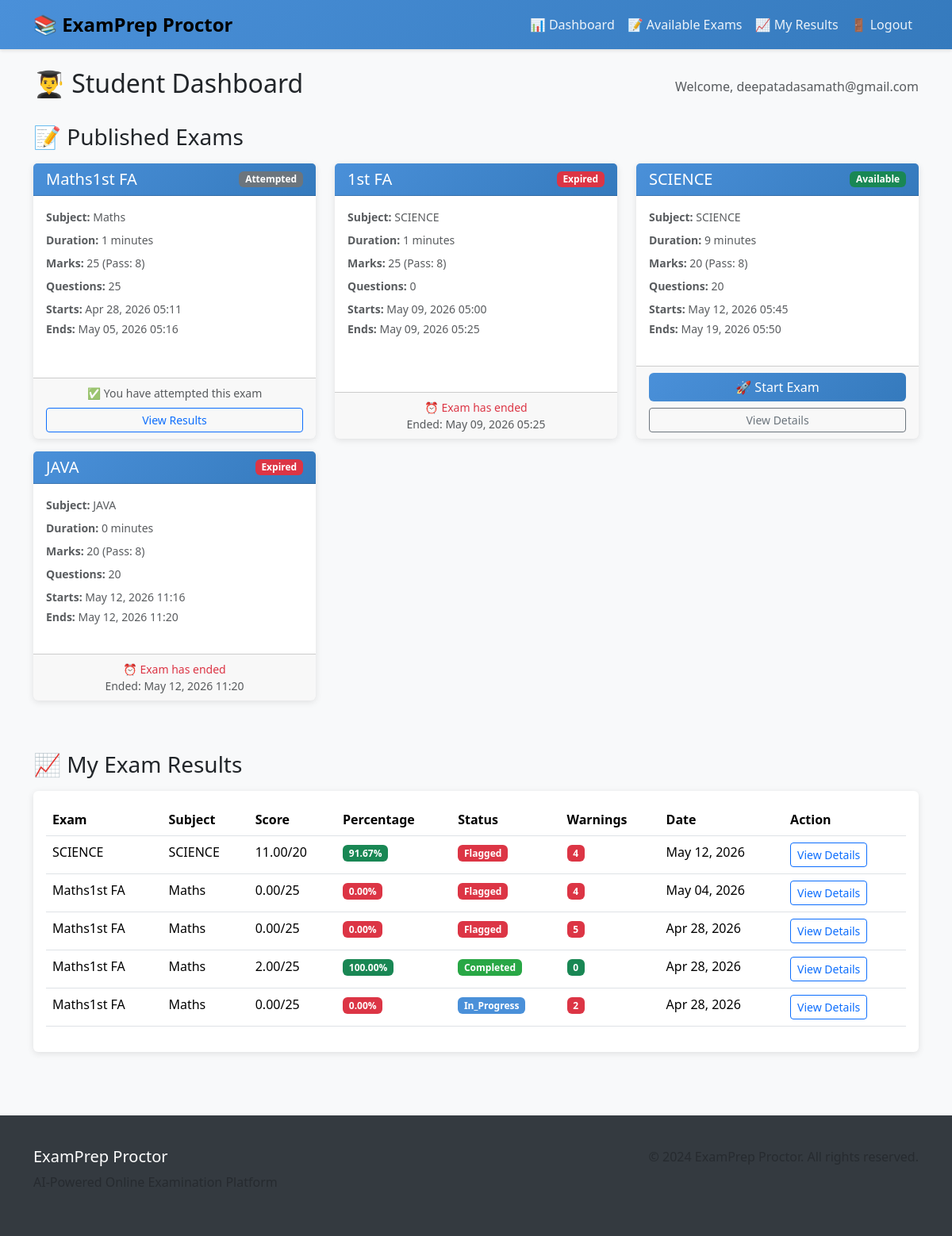
The app's page /student/dashboard/ (signed in) with its own data.
### core/models.py (models this page shows, shortened)
class Exam(models.Model):
    STATUS_CHOICES = [
        ("draft", "Draft"),
        ("published", "Published"),
        ("archived", "Archived"),
    ]
    title = models.CharField(max_length=300)
    subject = models.ForeignKey(Subject, on_delete=models.CASCADE, related_name="exams")
    description = models.TextField(blank=True, null=True)
    duration = models.IntegerField(help_text="Duration in minutes")
    total_marks = models.IntegerField(default=100)
    passing_marks = models.IntegerField()
    start_time = models.DateTimeField()
    end_time = models.DateTimeField()
    instructions = models.TextField(
        blank=True, null=True, help_text="Exam instructions for students"
    )
    status = models.CharField(max_length=10, choices=STATUS_CHOICES, default="draft")
    is_practice_mode = models.BooleanField(
        default=False, help_text="If True, no proctoring and timer"
    )
    created_by = models.ForeignKey(
        User, on_delete=models.CASCADE, related_name="exams_created"
    )
    created_at = models.DateTimeField(auto_now_add=True)
    updated_at = models.DateTimeField(auto_now=True)
    class Meta:
        verbose_name = "Exam"
        verbose_name_plural = "Exams"
        ordering = ["-created_at"]

class Subject(models.Model):
    name = models.CharField(max_length=200, unique=True)
    description = models.TextField(blank=True, null=True)
    code = models.CharField(max_length=20, unique=True)
    created_by = models.ForeignKey(
        User, on_delete=models.CASCADE, related_name="subjects_created"
    )
    created_at = models.DateTimeField(auto_now_add=True)
    class Meta:
        verbose_name = "Subject"
        verbose_name_plural = "Subjects"
        ordering = ["code"]

class StudentExamAttempt(models.Model):
    STATUS_CHOICES = [
        ("in_progress", "In Progress"),
        ("completed", "Completed"),
        ("flagged", "Flagged - Proctoring Violations"),
        ("auto_submitted", "Auto Submitted"),
        ("abandoned", "Abandoned"),
    ]
    student = models.ForeignKey(
        User, on_delete=models.CASCADE, related_name="exam_attempts"
    )
    exam = models.ForeignKey(Exam, on_delete=models.CASCADE, related_name="attempts")
    start_time = models.DateTimeField(auto_now_add=True)
    end_time = models.DateTimeField(null=True, blank=True)
    score = models.DecimalField(max_digits=5, decimal_places=2, null=True, blank=True)
    percentage = models.DecimalField(
        max_digits=5, decimal_places=2, null=True, blank=True
    )
    status = models.CharField(
        max_length=20, choices=STATUS_CHOICES, default="in_progress"
    )
    total_warnings = models.IntegerField(default=0)
    time_taken = models.IntegerField(
        null=True, blank=True, help_text="Time taken in seconds"
    )
    ip_address = models.GenericIPAddressField(null=True, blank=True)
    user_agent = models.TextField(blank=True, null=True)
    created_at = models.DateTimeField(auto_now_add=True)
    class Meta:
        verbose_name = "Student Exam Attempt"
        verbose_name_plural = "Student Exam Attempts"
        ordering = ["-start_time"]

### core/views.py (the view)
# urls.py: path("student/dashboard/", views.student_dashboard, name="student_dashboard"),
@login_required
def student_dashboard(request):
    profile, created = UserProfile.objects.get_or_create(
        user=request.user,
        defaults={"role": "student", "phone": "", "institution": ""}
    )
    if profile.role != "student":
        messages.error(request, "Access denied. Students only.")
        return redirect("core:dashboard")
    now = timezone.now()
    attempts = StudentExamAttempt.objects.filter(student=request.user).values(
        "exam_id", "id"
    )
    exam_to_attempt = {attempt["exam_id"]: attempt["id"] for attempt in attempts}
    attempted_exam_ids = list(exam_to_attempt.keys())
    all_published_exams = (
        Exam.objects.filter(status="published")
        .select_related("subject")
        .order_by("start_time")
    )
    for exam in all_published_exams:
        exam.is_attempted = exam.id in attempted_exam_ids
        exam.is_not_started = exam.start_time > now
        exam.is_expired = exam.end_time < now
        exam.is_available = not exam.is_not_started and not exam.is_expired
        exam.question_count = exam.questions.count()
        exam.attempt_id = exam_to_attempt.get(exam.id)
    my_attempts = (
        StudentExamAttempt.objects.filter(student=request.user)
        .select_related("exam", "exam__subject")
        .order_by("-start_time")
    )
    context = {
        "all_exams": all_published_exams,
        "my_attempts": my_attempts,
        "page_title": "Student Dashboard",
    }
    return render(request, "core/student_dashboard.html", context)

### core/templates/core/student_dashboard.html (shortened to what this page needs)
{% extends 'core/base.html' %}
{% block content %}
<div class="container mt-4">
    <div class="d-flex justify-content-between align-items-center mb-4">
        <h2>👨‍🎓 Student Dashboard</h2>
        <span class="text-muted">Welcome, {{ user.username }}</span>
    </div>
    <div id="available-exams" class="row mb-5">
        <div class="col-12">
            <h3 class="mb-3">📝 Published Exams</h3>
        </div>
        {% if all_exams %}
            {% for exam in all_exams %}
                <div class="col-md-4 mb-3">
                    <div class="card exam-card h-100 {% if exam.is_available %}border-success{% elif exam.is_attempted %}border-secondary{% elif exam.is_expired %}border-danger{% else %}border-warning{% endif %}">
                        <div class="card-header d-flex justify-content-between align-items-center">
                            <h5 class="mb-0">{{ exam.title }}</h5>
                            {% if exam.is_available %}
                                <span class="badge bg-success">Available</span>
                            {% elif exam.is_attempted %}
                                <span class="badge bg-secondary">Attempted</span>
                            {% elif exam.is_not_started %}
                                <span class="badge bg-warning">Not Started</span>
                            {% elif exam.is_expired %}
                                <span class="badge bg-danger">Expired</span>
                            {% endif %}
                        </div>
                        <div class="card-body">
                            <p class="text-muted small mb-2">
                                <strong>Subject:</strong> {{ exam.subject.name }}
                            </p>
                            <p class="text-muted small mb-2">
                                <strong>Duration:</strong> {{ exam.duration }} minutes
                            </p>
                            <p class="text-muted small mb-2">
                                <strong>Marks:</strong> {{ exam.total_marks }} (Pass: {{ exam.passing_marks }})
                            </p>
                            <p class="text-muted small mb-2">
                                <strong>Questions:</strong> {{ exam.question_count }}
                            </p>
                            <p class="text-muted small mb-1">
                                <strong>Starts:</strong> {{ exam.start_time|date:"M d, Y H:i" }}
                            </p>
                            <p class="text-muted small mb-0">
                                <strong>Ends:</strong> {{ exam.end_time|date:"M d, Y H:i" }}
                            </p>
                        </div>
                        <div class="card-footer">
                            {% if exam.is_available %}
                                <div class="d-grid gap-2">
                                    <a href="{% url 'core:exam_instructions' exam.id %}"
                                       class="btn btn-primary">🚀 Start Exam</a>
                                    <a href="{% url 'core:exam_detail' exam.id %}"
                                       class="btn btn-outline-secondary btn-sm">View Details</a>
                                </div>
                            {% elif exam.is_attempted %}
                                <div class="d-grid gap-2">
                                    <span class="text-center text-muted small">✅ You have attempted this exam</span>
                                    <a href="{% url 'core:exam_result' exam.attempt_id %}"
                                       class="btn btn-outline-primary btn-sm">View Results</a>
                                </div>
                            {% elif exam.is_not_started %}
                                <div class="d-grid gap-2">
                                    <a href="{% url 'core:exam_instructions' exam.id %}"
                                       class="btn btn-outline-info">📋 View Instructions</a>
                                    <small class="text-center text-muted">Starts: {{ exam.start_time|date:"M d, Y H:i" }}</small>
                                </div>
                            {% elif exam.is_expired %}
                                <div class="d-grid">
                                    <span class="text-center text-danger small">⏰ Exam has ended</span>
                                    <small class="text-center text-muted">Ended: {{ exam.end_time|date:"M d, Y H:i" }}</small>
                                </div>
                            {% endif %}
                        </div>
                    </div>
                </div>
            {% endfor %}
        {% endif %}
    </div>
    <div id="my-attempts" class="row">
        <div class="col-12">
            <h3 class="mb-3">📈 My Exam Results</h3>
        </div>
        {% if my_attempts %}
            <div class="col-12">
                <div class="card">
                    <div class="card-body">
                        <div class="table-responsive">
                            <table class="table table-hover">
                                <thead>
                                    <tr>
                                        <th>Exam</th>
                                        <th>Subject</th>
                                        <th>Score</th>
                                        <th>Percentage</th>
                                        <th>Status</th>
                                        <th>Warnings</th>
                                        <th>Date</th>
                                        <th>Action</th>
                                    </tr>
                                </thead>
                                <tbody>
                                    {% for attempt in my_attempts %}
                                        <tr>
                                            <td>{{ attempt.exam.title }}</td>
                                            <td>{{ attempt.exam.subject.name }}</td>
                                            <td>
                                                {% if attempt.score is not None %}
                                                    {{ attempt.score }}/{{ attempt.exam.total_marks }}
                                                {% else %}
                                                    -
                                                {% endif %}
                                            </td>
                                            <td>
                                                {% if attempt.percentage is not None %}
                                                    <span class="badge {% if attempt.percentage >= 40 %}bg-success{% else %}bg-danger{% endif %}">
                                                        {{ attempt.percentage }}%
                                                    </span>
                                                {% else %}
                                                    -
                                                {% endif %}
                                            </td>
                                            <td>
                                                <span class="badge badge-{{ attempt.status }}">
                                                    {{ attempt.status|title }}
                                                </span>
                                            </td>
                                            <td>
                                                {% if attempt.total_warnings > 0 %}
                                                    <span class="badge bg-danger">{{ attempt.total_warnings }}</span>
                                                {% else %}
                                                    <span class="badge bg-success">0</span>
                                                {% endif %}
                                            </td>
                                            <td>{{ attempt.start_time|date:"M d, Y" }}</td>
                                            <td>
                                                <a href="{% url 'core:exam_result' attempt.id %}"
                                                   class="btn btn-sm btn-outline-primary">View Details</a>
                                            </td>
                                        </tr>
                                    {% endfor %}
                                </tbody>
                            </table>
                        </div>
                    </div>
                </div>
            </div>
        {% endif %}
    </div>
</div>
{% endblock %}

### core/templates/core/base.html (style rules this page uses)
:root { --primary-color: #4a90d9; --secondary-color: #357abd; --success-color: #28a745; --danger-color: #dc3545; --warning-color: #ffc107; --dark-color: #343a40; --light-bg: #f8f9fa; }
body { font-family: 'Segoe UI', Tahoma, Geneva, Verdana, sans-serif; background-color: var(--light-bg); }
.card { border: none; box-shadow: 0 2px 8px rgba(0,0,0,0.1); margin-bottom: 20px; }
.card-header { background: linear-gradient(135deg, var(--primary-color), var(--secondary-color)); color: white; font-weight: 600; }
.btn-primary { background: linear-gradient(135deg, var(--primary-color), var(--secondary-color)); border: none; }
.exam-card { transition: transform 0.2s, box-shadow 0.2s; }
.badge-completed { background-color: var(--success-color); }
.badge-in_progress { background-color: var(--primary-color); }
.badge-flagged { background-color: var(--danger-color); }

### records on screen
Exam: title "Maths1st FA", shows "Attempted", subject.name "Maths", duration "1", total_marks "25", passing_marks "8", question_count "25", start_time "Apr 28, 2026 05:11", end_time "May 05, 2026 05:16", shows "✅ You have attempted this exam"
Exam: title "1st FA", shows "Expired", subject.name "SCIENCE", duration "1", total_marks "25", passing_marks "8", question_count "0", start_time "May 09, 2026 05:00", end_time "May 09, 2026 05:25"
Exam: title "SCIENCE", shows "Available", subject.name "SCIENCE", duration "9", total_marks "20", passing_marks "8", question_count "20", start_time "May 12, 2026 05:45", end_time "May 19, 2026 05:50", shows "🚀 Start Exam"
Exam: title "JAVA", shows "Expired", subject.name "JAVA", duration "0", total_marks "20", passing_marks "8", question_count "20", start_time "May 12, 2026 11:16", end_time "May 12, 2026 11:20"
StudentExamAttempt: exam "SCIENCE", exam.subject.name "SCIENCE", score "11.00", exam.total_marks "20", percentage "91.67", status "Flagged", total_warnings "4", start_time "May 12, 2026"
StudentExamAttempt: exam "Maths1st FA", exam.subject.name "Maths", score "0.00", exam.total_marks "25", percentage "0.00", status "Flagged", total_warnings "4", start_time "May 04, 2026"
StudentExamAttempt: exam "Maths1st FA", exam.subject.name "Maths", score "0.00", exam.total_marks "25", percentage "0.00", status "Flagged", total_warnings "5", start_time "Apr 28, 2026"
StudentExamAttempt: exam "Maths1st FA", exam.subject.name "Maths", score "2.00", exam.total_marks "25", percentage "100.00", status "Completed", total_warnings "0", start_time "Apr 28, 2026"
StudentExamAttempt: exam "Maths1st FA", exam.subject.name "Maths", score "0.00", exam.total_marks "25", percentage "0.00", status "In_Progress", total_warnings "2", start_time "Apr 28, 2026"

### other values on screen
{{ user.username }} "deepatadasamath@gmail.com"
